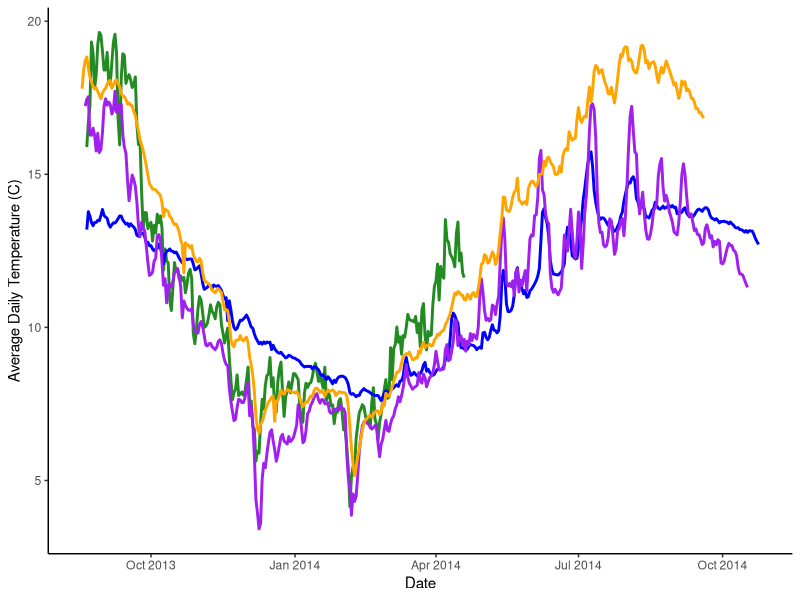
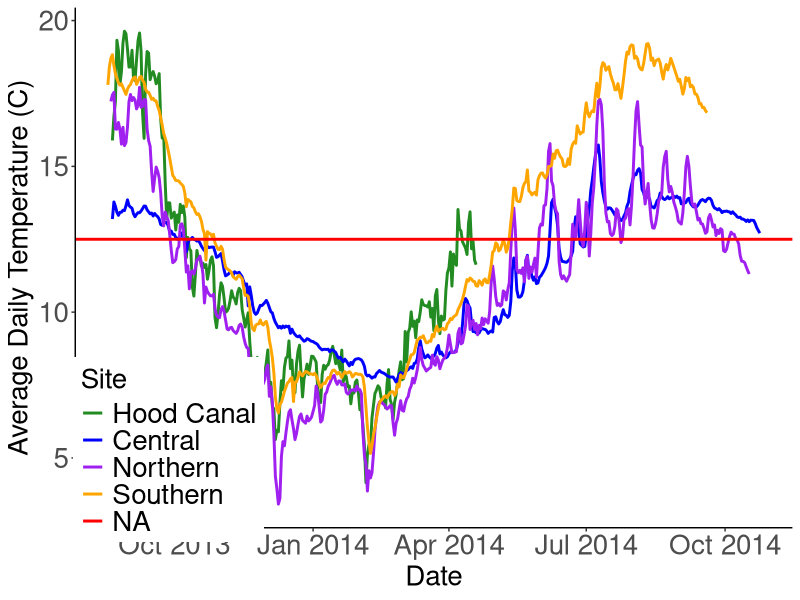
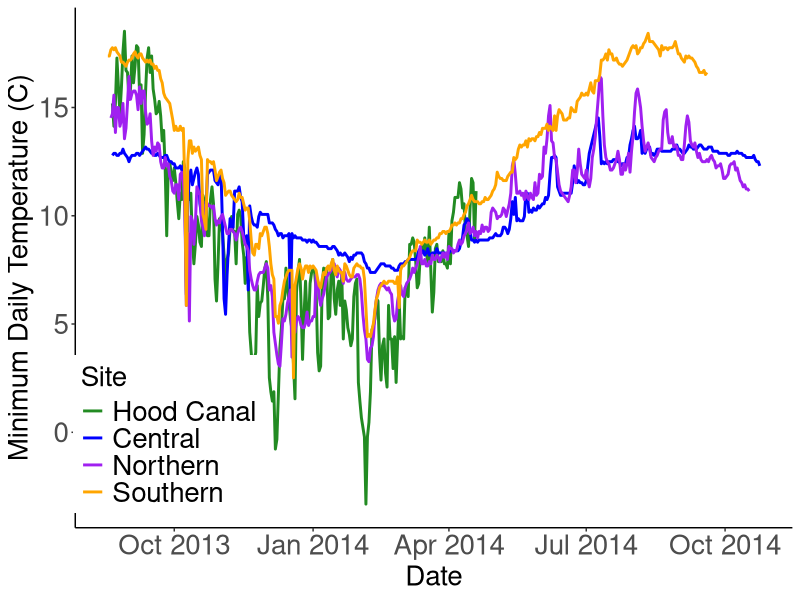
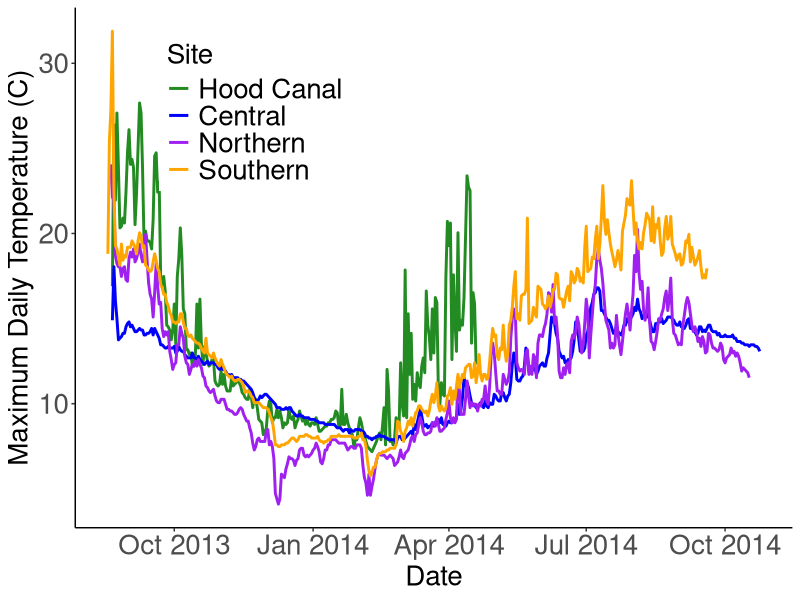

These figures' R source, in order:
#install.packages("plyr")
#install.packages("ggplot2")
require(plyr)
require(ggplot2)

#set working directory to local copy of repository
setwd<-("**your directory here**")

daby1edit<-read.csv("./data/Dabob-temp-2014.csv")
#reads in edited CSV with raw data.


daby1edit$Date<-as.Date(daby1edit$Date,"%m/%d/%Y")
#Tells R that the date column contains dates so it knows how to deal with them


dabmeantemp<-ddply(daby1edit,.(Date),summarise,mean_temp=mean(Temp,na.rm=T),min_temp=min(Temp,na.rm=T),max_temp=max(Temp,na.rm=T))
#finds the mean, minimum, and maximum daily temps from raw data and creates dataframe with them for Dabob

many1v3<-read.csv('./data/Manchester-temp-2014.csv')
#reads in edited CSV with raw data.

many1v3$Date<-as.Date(many1v3$Date,"%m/%d/%Y")
#Tells R that the date column contains dates so it knows how to deal with them


manmeantemp<-ddply(many1v3,.(Date),summarise,mean_temp=mean(Temp,na.rm=T),min_temp=min(Temp,na.rm=T),max_temp=max(Temp,na.rm=T))
#finds the mean, minimum, and maximum daily temps from raw data and creates dataframe with them for Manchester


fidy1v3<-read.csv("./data/Fidalgo-temp-2014.csv")
#reads in edited CSV with raw data.


fidy1v3$Date<-as.Date(fidy1v3$Date,"%m/%d/%Y")
#Tells R that the date column contains dates so it knows how to deal with them


fidmeantemp<-ddply(fidy1v3,.(Date),summarise,mean_temp=mean(Temp,na.rm=T),min_temp=min(Temp,na.rm=T),max_temp=max(Temp,na.rm=T))
#finds the mean, minimum, and maximum daily temps from raw data and creates dataframe with them for Fidalgo


oysy1edit<-read.csv("./data/OysterBay-temp-2014.csv")
#reads in edited CSV with raw data.


oysy1edit$Date<-as.Date(oysy1edit$Date, "%m/%d/%Y")
#Tells R that the date column contains dates so it knows how to deal with them


oysmeantemp<-ddply(oysy1edit,.(Date),summarise,mean_temp=mean(Temp,na.rm=T),min_temp=min(Temp,na.rm=T),max_temp=max(Temp,na.rm=T))
#finds the mean, minimum, and maximum daily temps from raw data and creates dataframe with them for Oyster Bay


ggplot()+
  geom_line(data=dabmeantemp, aes(x=Date, y=mean_temp, group=1),col="forestgreen",size=1,guide=T)+
  geom_line(data=manmeantemp, aes(x=Date, y=mean_temp, group=1),col="blue",size=1)+
  geom_line(data=fidmeantemp, aes(x=Date, y=mean_temp, group=1),col="purple",size=1)+
  geom_line(data=oysmeantemp, aes(x=Date, y=mean_temp, group=1),col="orange",size=1)+
  labs(x="Date",y="Average Daily Temperature (C)")+
  theme_bw()+theme(panel.border = element_blank(),
                  panel.grid.major = element_blank(), 
                  panel.grid.minor = element_blank(),
                  axis.line = element_line(colour = "black"))
#Creates a graph with each line representing average daily temps for each site


ggplot()+
  geom_line(data=dabmeantemp, aes(x=Date, y=mean_temp, group=1, colour="1"),size=1)+
  geom_line(data=manmeantemp, aes(x=Date, y=mean_temp, group=1, colour="2"),size=1)+
  geom_line(data=fidmeantemp, aes(x=Date, y=mean_temp, group=1, colour="3"),size=1)+
  geom_line(data=oysmeantemp, aes(x=Date, y=mean_temp, group=1, colour="4"),size=1)+
  geom_hline(aes(yintercept=12.5,colour="5"),size=1)+
  scale_colour_manual(values=c("forestgreen","blue","purple","orange","red"),
                      name="Site",
                      labels=c("Hood Canal","Central","Northern","Southern"))+
  labs(x="Date",y="Average Daily Temperature (C)")+
  theme_bw()+
  theme(legend.position=c(0.13,0.15),
        legend.text=element_text(size=20),
        legend.title=element_text(size=20),
        axis.text.x=element_text(size=20),
        axis.title.x=element_text(size=20),
        axis.text.y=element_text(size=20),
        axis.title.y=element_text(size=20))+
  theme(panel.border = element_blank(),
        panel.grid.major = element_blank(), 
        panel.grid.minor = element_blank(),
        axis.line = element_line(colour = "black"))
#Creates a graph with each line representing average daily temps for each site also adds red line to indicate Spawning threshold


ggplot()+
  geom_line(data=dabmeantemp, aes(x=Date, y=min_temp, group=1, colour="1"),size=1)+
  geom_line(data=manmeantemp, aes(x=Date, y=min_temp, group=1, colour="2"),size=1)+
  geom_line(data=fidmeantemp, aes(x=Date, y=min_temp, group=1, colour="3"),size=1)+
  geom_line(data=oysmeantemp, aes(x=Date, y=min_temp, group=1, colour="4"),size=1)+
  scale_colour_manual(values=c("forestgreen","blue","purple","orange"),
                      name="Site",
                      labels=c("Hood Canal","Central","Northern","Southern"))+
  labs(x="Date",y="Minimum Daily Temperature (C)")+
  theme_bw()+
  theme(legend.position=c(0.13,0.18),
        legend.text=element_text(size=20),
        legend.title=element_text(size=20),
        axis.text.x=element_text(size=20),
        axis.title.x=element_text(size=20),
        axis.text.y=element_text(size=20),
        axis.title.y=element_text(size=20))+
  theme(panel.border = element_blank(),
        panel.grid.major = element_blank(), 
        panel.grid.minor = element_blank(),
        axis.line = element_line(colour = "black"))
#Creates a graph with each line representing observed minimum daily temps for each site


ggplot()+
  geom_line(data=dabmeantemp, aes(x=Date, y=max_temp, group=1, colour="1"),size=1)+
  geom_line(data=manmeantemp, aes(x=Date, y=max_temp, group=1, colour="2"),size=1)+
  geom_line(data=fidmeantemp, aes(x=Date, y=max_temp, group=1, colour="3"),size=1)+
  geom_line(data=oysmeantemp, aes(x=Date, y=max_temp, group=1, colour="4"),size=1)+
  scale_colour_manual(values=c("forestgreen","blue","purple","orange"),
                      name="Site",
                      labels=c("Hood Canal","Central","Northern","Southern"))+
  labs(x="Date",y="Maximum Daily Temperature (C)")+
  theme_bw()+
  theme(legend.position=c(0.25,0.8),
        legend.text=element_text(size=20),
        legend.title=element_text(size=20),
        axis.text.x=element_text(size=20),
        axis.title.x=element_text(size=20),
        axis.text.y=element_text(size=20),
        axis.title.y=element_text(size=20))+
  theme(panel.border = element_blank(),
        panel.grid.major = element_blank(), 
        panel.grid.minor = element_blank(),
        axis.line = element_line(colour = "black"))
#Creates a graph with each line representing observed maximum daily temps for each site

#Dates Min Temp met Spawn Threshold
oysspawntemp<-oysmeantemp[(oysmeantemp$min_temp >= 12.5 & format(oysmeantemp$Date,"%Y")=="2014"),]
manspawntemp<-manmeantemp[(manmeantemp$min_temp >= 12.5 & format(manmeantemp$Date,"%Y")=="2014"),]
fidspawntemp<-fidmeantemp[(fidmeantemp$min_temp >= 12.5 & format(fidmeantemp$Date,"%Y")=="2014"),]

